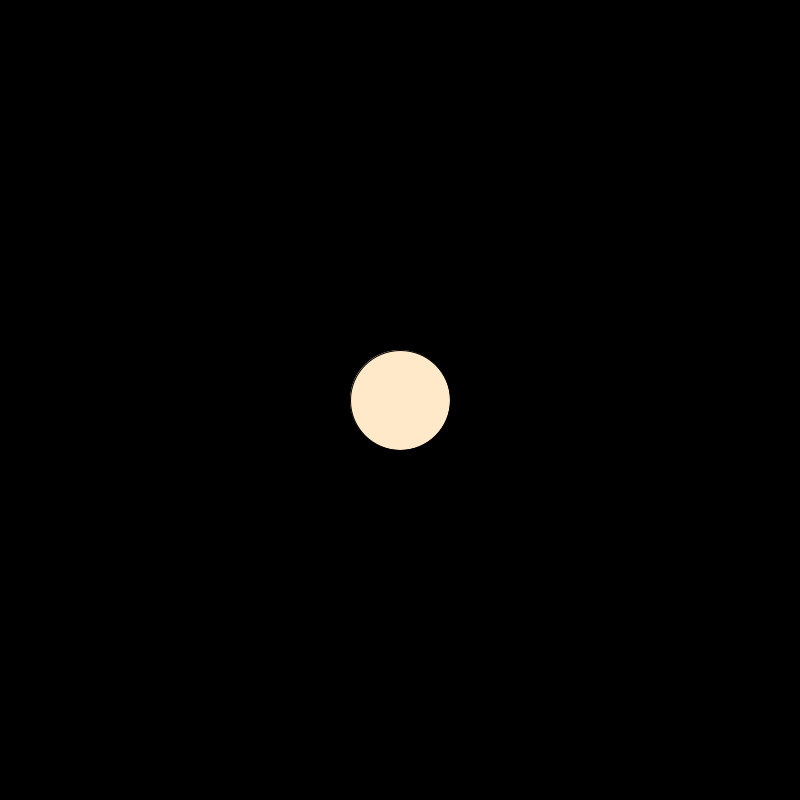
Frame 1 (no input)
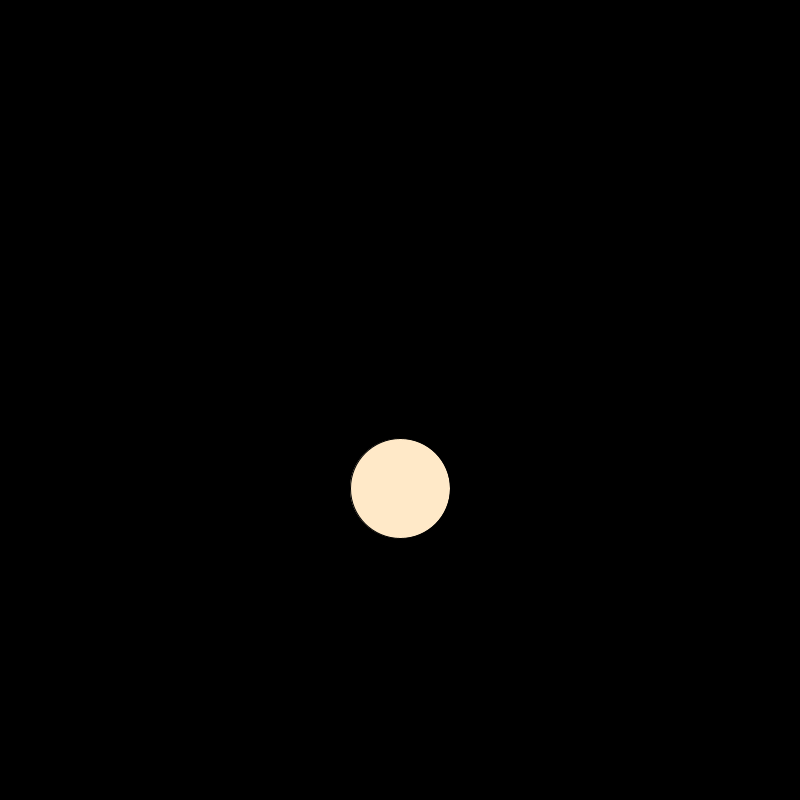
Frame 60 (the mouse pressed at the canvas centre just before this capture)
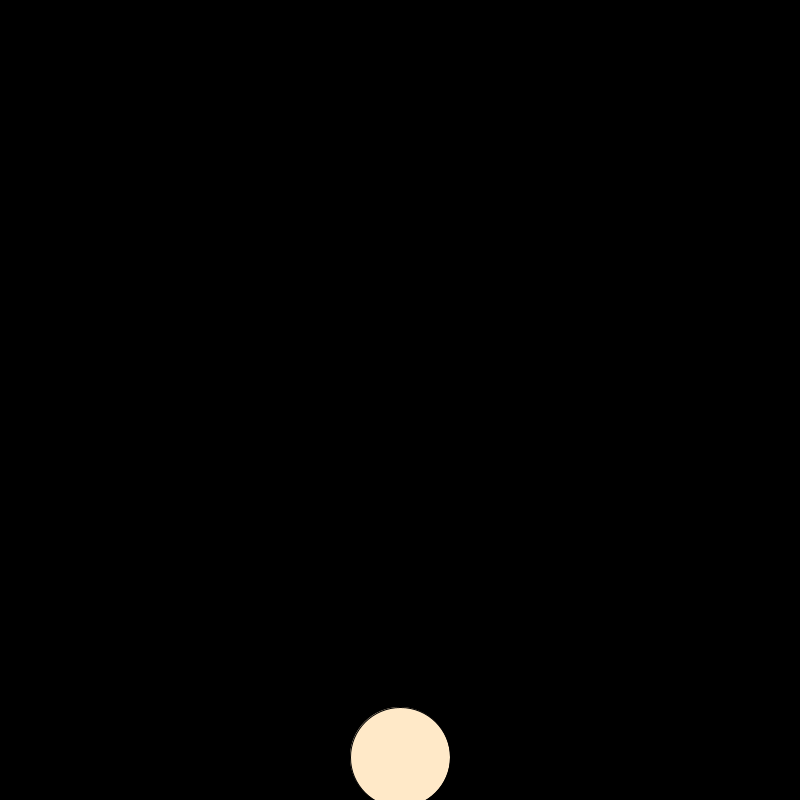
Frame 120 (the mouse held since frame 60 and released just before this capture)

The Processing sketch that drew these frames (run headless with seeded random() and noise(); from frame 60 on, the mouse is pressed at the canvas centre):

// Processing sketch: xixi2
// ── xixi2.pde
Human player1;

void setup(){
  size(800,800);
  background(0);
  player1 = new Human(width/2, height/2);
  
}

void draw(){
  background(0);
  
  player1.update();
  player1.applyForce(new PVector(0,0.1));
  player1.display();
}



void keyPressed(){
  
  switch(keyCode){
    
    case (UP) :
    player1.applyForce(new PVector(0,-3));
    break;
    
   
    case(DOWN) :
    break;
  }
  
  
  
}
// ── xixi.pde
class Human {


  float x;
  float y;
  
  PVector vel;
  PVector acc;
  PVector loc;
  
  Human(float px, float py) {
    x=px;
    y=py;
    
    vel = new PVector(0,0);
    acc = new PVector(0,0);
    loc = new PVector(x,y);
    
    
  }


  void display() {
    fill(255, 233, 200);
    ellipse(loc.x, loc.y, 100, 100);
  }

  void update() {
    vel.add(acc);
    loc.add(vel);
    acc.mult(0);
    }
    
    void applyForce (PVector f){
      acc.add(f);
      acc.mult(0.5);
      
    }

}
